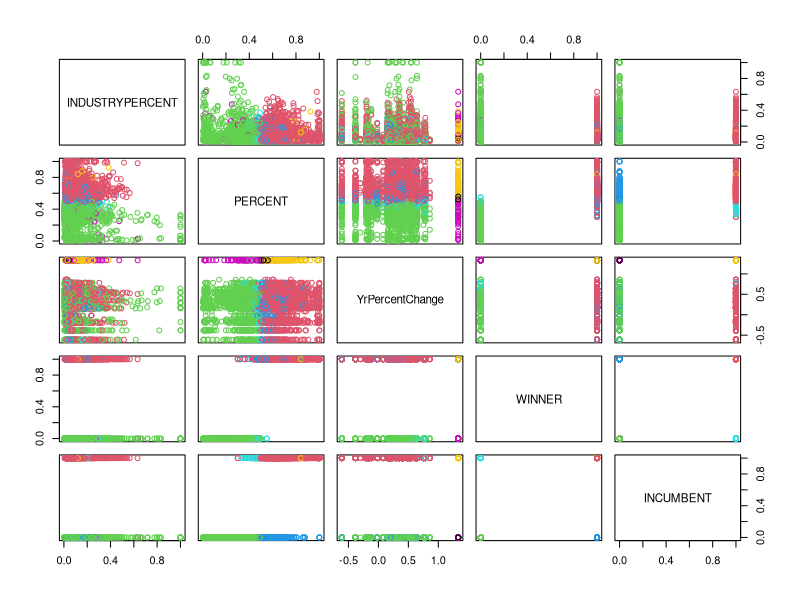

Write the R code that produced this figure.
library(dbscan)
setwd("Documents/Analytics 501 Fall 2015/50-percent-Chance-of-Awesome/part2_exploratory_analysis/")
dataset = read.csv("PoldataSPIndustriesStockData.csv")
dataset = dataset[, mapply(is.numeric, dataset)]
dataset = dataset[complete.cases(dataset),]
dataset = dataset[sample(nrow(dataset), 5000), c("INDUSTRYPERCENT", "PERCENT", "YrPercentChange", "WINNER", "INCUMBENT")]

db = dbscan(dataset, eps=.4, minPts=5)
db
summary(db)
png("Clustering/db scan cluster.png")
plot(dataset, col=db$cluster+1L)
dev.off()
